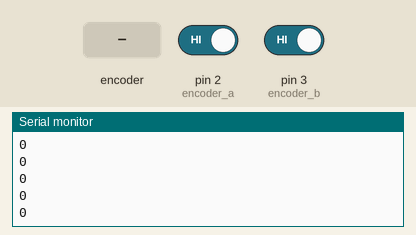
The sketch below on a simulated Arduino Uno, built with avr-gcc and run on an emulated ATmega328P. Shown: the last lines printed to the serial monitor. Inputs (shaded band) come from the test bench; at power-on: pin 2 (encoder_a) HIGH, pin 3 (encoder_b) HIGH.

Above: at 1.2 s.
1.3 s: rotary encoder on pin 2 (encoder_a) / pin 3 (encoder_b) turned 1 step (first pin leading)
At 1.8 s:
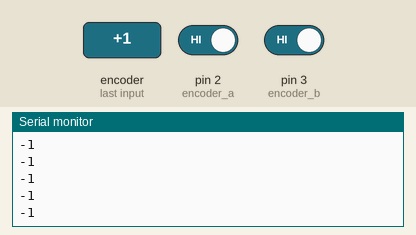
3.0 s: rotary encoder on pin 2 (encoder_a) / pin 3 (encoder_b) turned 1 step (first pin leading)
At 3.6 s:
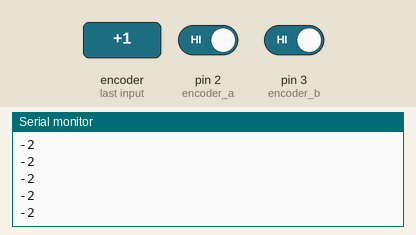
Timing chart, 0 to 6.0 s (numbered marks = the images above; inputs shaded):
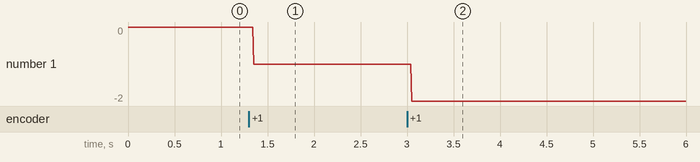

The sketch:

rotary_encode.ino
```cpp
//600pなので600で1回転

char encoder_a = 2; //エンコーダのA相
char encoder_b = 3; //エンコーダのB相
int encoder_cnt = 0; //カウントアップ用変数

void setup() {
  pinMode(encoder_a, INPUT_PULLUP); //A相用入力、プルアップに設定
  pinMode(encoder_b, INPUT_PULLUP); //B相用入力、プルアップに設定
  attachInterrupt(digitalPinToInterrupt(encoder_a), encoder_pulse, RISING); //割り込みを設定
  Serial.begin(19200);
}

void loop() {
  Serial.println(encoder_cnt); //カウントをシリアルで送る
  encoder_cnt %= 600;
  delay(10);
}

void encoder_pulse() {
  //立ち上がり時にlowだったら逆転
  if (digitalRead(encoder_b) == 0) {
    encoder_cnt--;
  }
  //highだったら正転
  else if (digitalRead(encoder_b) == 1) {
    encoder_cnt++;
  }
}
```

Measured:
- after the input at 1.3 s, the serial monitor: prints a new line after 0.05 s (image 1)
- after the input at 3.0 s, the serial monitor: prints a new line after 0.05 s (image 2)
- plotted number 1: 0 → -1 after the input at 1.3 s, -1 → -2 after the input at 3.0 s
